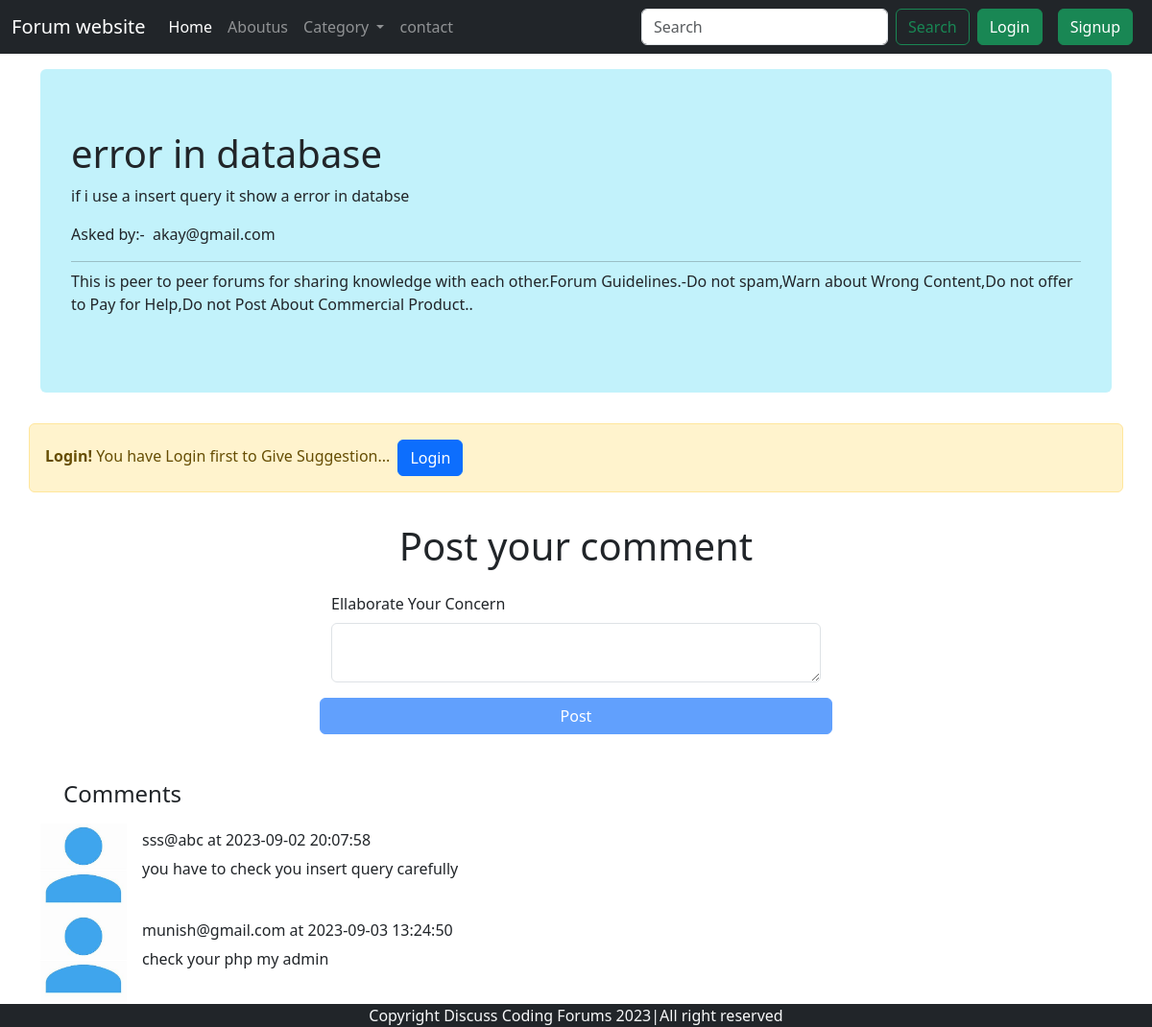
The page /forum/thread.php?threadid=8 on the database its author committed.
### tables this page shows
CREATE TABLE `threads` (
  `thread_id` int(20) NOT NULL,
  `thread_title` varchar(255) NOT NULL,
  `thread_description` varchar(255) NOT NULL,
  `thread_category_id` int(20) NOT NULL,
  `thread_user_id` int(20) NOT NULL,
  `threadtimestamp` datetime NOT NULL DEFAULT current_timestamp()
);

CREATE TABLE `users` (
  `user_id` int(20) NOT NULL,
  `user_email` varchar(255) NOT NULL,
  `user_password` varchar(255) NOT NULL,
  `user_time` datetime NOT NULL DEFAULT current_timestamp()
);

CREATE TABLE `comments` (
  `comment_id` int(20) NOT NULL,
  `comment_by` int(20) NOT NULL,
  `comment_description` varchar(255) NOT NULL,
  `thread_id` int(20) NOT NULL,
  `comment_time` datetime NOT NULL DEFAULT current_timestamp()
);

### forum/thread.php (the view, shortened to what this page needs)
<!doctype html>
<html lang="en">
  <head>
    <link rel="stylesheet" href="https://cdn.jsdelivr.net/npm/bootstrap@4.0.0/dist/css/bootstrap.min.css">
    <link href="https://cdn.jsdelivr.net/npm/bootstrap@5.3.1/dist/css/bootstrap.min.css" rel="stylesheet">
  </head>
  <body>
    <?php require 'dbms.php'; ?>
    <?php require 'navbar.php'; ?>
    <?php
    $thread_id=$_GET['threadid'];
    $sql="SELECT * FROM `threads` WHERE `thread_id`= $thread_id";
    $res=mysqli_query($conn,$sql);
    while($row=mysqli_fetch_assoc($res))
      {
        $threadtitle=$row['thread_title'];
        $threaddesc=$row['thread_description'];
        $threaduserid=$row['thread_user_id'];
        $sql3="SELECT * FROM `users` where `user_id`='$threaduserid'";
        $res3=mysqli_query($conn,$sql3);
        $row3=mysqli_fetch_assoc($res3);
        $postedby=$row3['user_email'];
      }
    ?>
<div class="container my-3">
<div class=" bg-info text-dark bg-opacity-25 rounded jumbotron">
  <h1 class="display-6"><?php echo"$threadtitle"?></h1>
  <p><?php echo"$threaddesc"?></p>
  <p>Asked by:-&nbsp <b class=" h6 fs-6"><?php echo $postedby; ?></b></p>
  <hr class="my-2">
  <p class="font-weight-light">This is peer to peer forums for sharing knowledge with each other.Forum Guidelines.-Do not spam,Warn about Wrong Content,Do not offer to Pay for Help,Do not Post About Commercial Product..</p></p>
</div>
</div>
 <?php
if(isset($_SESSION['loggedin'])&& $_SESSION['loggedin']==true)
{
echo'<div class="container mb-5 ">
  <h1 class="py-3 text-center">Post your comment</h1>
  <form action="',$_SERVER["REQUEST_URI"],'"method="POST">
      <div class="container row mx-auto col-10 col-md-8 col-lg-6">
  <div class="mb-3">
    <label for="exampleInputPassword1" class="form-label">Ellaborate Your Concern</label>
    <textarea name="commentdescription"  row="4" cols="50" class="form-control" id="textarea"> </textarea>
    <input type="hidden" name="user_id" value="',$_SESSION['user_id'],'">
  </div>
  <button type="submit" class="btn btn-primary">Post</button>
      </div>
</form>
    </div>';
 }
else{
  echo'<div class="container mt-3 alert alert-warning alert-dismissible fade show" role="alert">
  <strong>Login! </strong>
  You have Login first to Give Suggestion...<button class="btn btn-primary btn-t mx-2" data-bs-toggle="modal" data-bs-target="#loginmodal">Login</button>
  </div>';
  echo'<div class="container mb-5 ">
  <h1 class="py-3 text-center">Post your comment</h1>
  <form>
      <div class="container row mx-auto col-10 col-md-8 col-lg-6">
  <div class="mb-3">
    <label for="exampleInputPassword1" class="form-label">Ellaborate Your Concern</label>
    <textarea name="commentdescription"  row="4" cols="50" class="form-control" id="textarea"> </textarea>
  </div>
  <button type="submit" class="btn btn-primary" disabled>Post</button>
      </div>
</form>
    </div>';
}
?>
 <div class="container mb-3 ">
    <h4 class="ml-4">Comments</h4>
</div>
 <?php
    $thread_id=$_GET['threadid'];
    $sql="SELECT * FROM `comments` WHERE `thread_id`= $thread_id";
    $res=mysqli_query($conn,$sql);
    while($row=mysqli_fetch_assoc($res))
      {
        $commentdesc=$row['comment_description'];
        $commenttime=$row['comment_time'];
        $commentby=$row['comment_by'];
        $sql2="SELECT * FROM `users` where `user_id`='$commentby'";
        $res2=mysqli_query($conn,$sql2);
        $row2=mysqli_fetch_assoc($res2);
       echo'<div class="container">
       <div class="media">
  <img class="mr-3" src="../img/user.jfif"  width="90px" alt="Generic placeholder image">
  <div class="media-body">
    <h6 class="fs-6  mt-2">',$row2['user_email'],'&nbspat ',$commenttime,'</h6>',$commentdesc,
  '</div>
</div>
</div>';
      }
    ?>
<?php require 'footer.php'; ?>
  </body>
</html>

### rows shown on the page
threads: thread_title "error in database", thread_description "if i use a insert query it show a error in databse"
users: user_email "akay@gmail.com"
comments: users.user_email "sss@abc", comment_time "2023-09-02 20:07:58", comment_description "you have to check you insert query carefully"
comments: users.user_email "munish@gmail.com", comment_time "2023-09-03 13:24:50", comment_description "check your php my admin"
